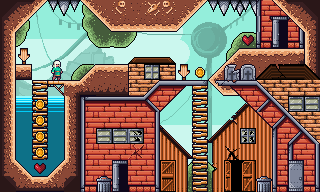

A level layout from a 2D game, rendered from its tile map. Below: a short description, then the map file with tile-grid data replaced by summaries:
An orthogonal 20x12 tile map with 16x16 px tiles, 13 tile layers (FONDO, VEGETACIOn 2, VEGETACION 1, CASA 3, ...), 2 tilesets.

<map version="1.5" tiledversion="1.7.1" orientation="orthogonal" renderorder="right-down" width="20" height="12" tilewidth="16" tileheight="16" infinite="0" nextlayerid="16" nextobjectid="1">
 <tileset firstgid="1" name="Tileset gameplay" tilewidth="16" tileheight="16" tilecount="400" columns="20">
  <image source="Map Tielset.png" width="320" height="320" />
 </tileset>
 <tileset firstgid="401" name="Tileset_FONDO" tilewidth="16" tileheight="16" tilecount="480" columns="40">
  <image source="BackGround.png" width="640" height="192" />
 </tileset>
 <layer id="1" name="FONDO" width="20" height="12">
  <data>[240 cells, 240 non-empty, 240 distinct tile ids]</data>
 </layer>
 <layer id="12" name="VEGETACIOn 2" width="20" height="12">
  <data>[240 cells, 0 non-empty, 0 distinct tile ids]</data>
 </layer>
 <layer id="11" name="VEGETACION 1" width="20" height="12">
  <data>[240 cells, 21 non-empty, 7 distinct tile ids]</data>
 </layer>
 <layer id="15" name="CASA 3" width="20" height="12">
  <data>[240 cells, 8 non-empty, 7 distinct tile ids]</data>
 </layer>
 <layer id="14" name="AGUA" width="20" height="12">
  <data>[240 cells, 20 non-empty, 7 distinct tile ids]</data>
 </layer>
 <layer id="2" name="Suelo" width="20" height="12">
  <data>[240 cells, 90 non-empty, 31 distinct tile ids]</data>
 </layer>
 <group id="6" name="CASA">
  <layer id="10" name="CASA DOS" width="20" height="12">
   <data>[240 cells, 22 non-empty, 14 distinct tile ids]</data>
  </layer>
  <layer id="7" name="CASA1" width="20" height="12">
   <data>[240 cells, 37 non-empty, 14 distinct tile ids]</data>
  </layer>
  <layer id="8" name="VENTANA" width="20" height="12">
   <data>[240 cells, 3 non-empty, 2 distinct tile ids]</data>
  </layer>
  <layer id="9" name="PUERTA" width="20" height="12">
   <data>[240 cells, 51 non-empty, 35 distinct tile ids]</data>
  </layer>
 </group>
 <layer id="3" name="Items" width="20" height="12">
  <data>[240 cells, 0 non-empty, 0 distinct tile ids]</data>
 </layer>
 <layer id="4" name="Accesorios" width="20" height="12">
  <data>[240 cells, 15 non-empty, 9 distinct tile ids]</data>
 </layer>
 <layer id="5" name="Jugador" width="20" height="12">
  <data>[240 cells, 0 non-empty, 0 distinct tile ids]</data>
 </layer>
</map>
